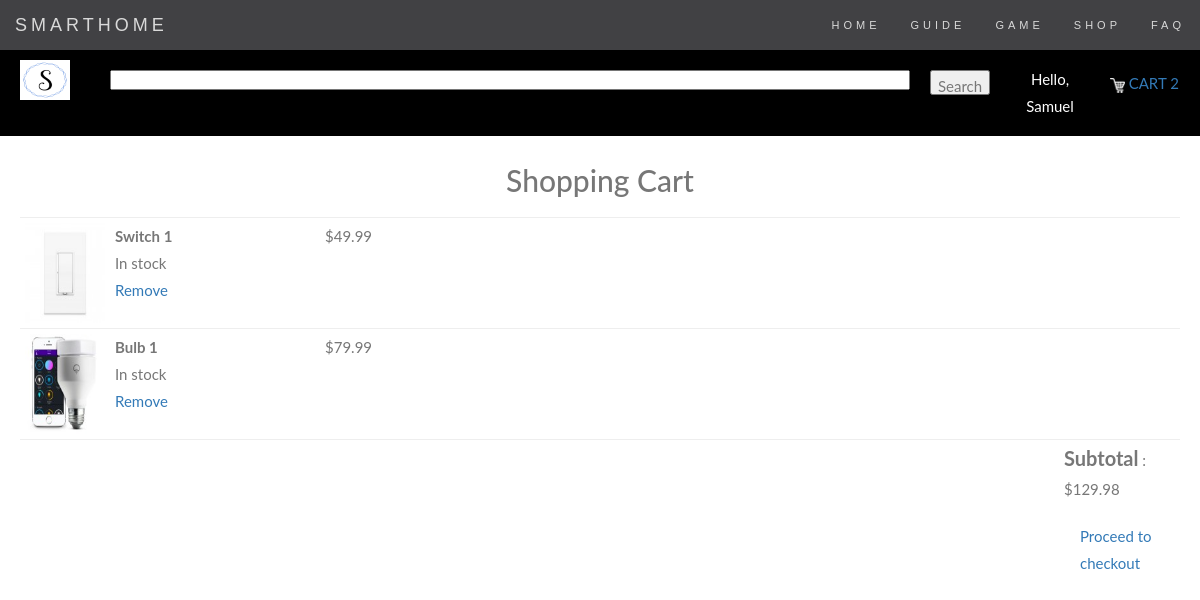
Page /cart/ (signed in) on the earlier database version.
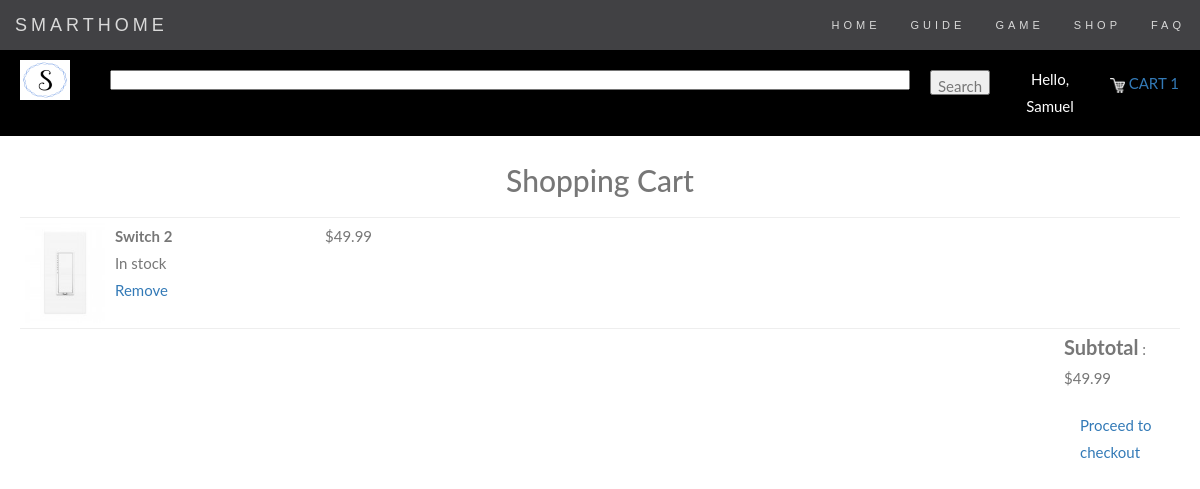
Same page on the later database version.
### tables this page shows
CREATE TABLE products
		(productId INTEGER PRIMARY KEY,
		name TEXT,
		price REAL,
		description TEXT,
		image TEXT,
		stock INTEGER,
		categoryId INTEGER,
		FOREIGN KEY(categoryId) REFERENCES categories(categoryId)
		);

### main.py (the view)
@app.route("/cart/")
def cart():
    if 'email' not in session:
        return redirect(url_for('loginForm'))
    loggedIn, firstName, noOfItems = getLoginDetails()
    email = session['email']
    with sqlite3.connect('database.db') as conn:
        cur = conn.cursor()
        cur.execute("SELECT userId FROM users WHERE email = ?", (email, ))
        userId = cur.fetchone()[0]
        cur.execute("SELECT products.productId, products.name, products.price, products.image FROM products, kart WHERE products.productId = kart.productId AND kart.userId = ?", (userId, ))
        products = cur.fetchall()
    totalPrice = 0
    for row in products:
        totalPrice += row[2]
    return render_template("cart.html", products = products, totalPrice=round(totalPrice, 2), loggedIn=loggedIn, firstName=firstName, noOfItems=noOfItems)

### main.py (called while the page is built)
def getLoginDetails():
    with sqlite3.connect('database.db') as conn:
        cur = conn.cursor()
        if 'email' not in session:
            loggedIn = False
            firstName = ''
            noOfItems = 0
        else:
            loggedIn = True
            cur.execute("SELECT userId, firstName FROM users WHERE email = ?", (session['email'], ))
            userId, firstName = cur.fetchone()
            cur.execute("SELECT count(productId) FROM kart WHERE userId = ?", (userId, ))
            noOfItems = cur.fetchone()[0]
    conn.close()
    return (loggedIn, firstName, noOfItems)

### templates/cart.html (shortened to what this page needs)
<!DOCTYPE HTML>
<html>
<head>
<link rel="stylesheet" href={{url_for('static', filename='css/cart.css')}} />
<link rel="stylesheet" href={{url_for('static', filename='css/topStyle.css') }} />
</head>
<body>
{% extends "layout.html" %}
{% block content %}
<div id="title">
	<a href="http://127.0.0.1:5000/shop/">
	<img id="logo" src= {{ url_for('static', filename='images/logo.jpg') }} />
	</a>
	<form>
		<input id="searchBox" type="text" name="searchQuery">
		<input id="searchButton" type="submit" value="Search">
	</form>
	{% if not loggedIn %}
		<div id="signInButton">
			<a class="link" href="/loginForm/">Sign In</a>
		</div>
	{% else %}
	<div class="dropdown">
		<button class="dropbtn">Hello, <br>{{firstName}}</button>
	</div>
	{% endif %}
	<div id="kart">
		<a class="link" href="/cart/">
		<img src={{url_for('static', filename='images/shoppingCart.png')}} id="cartIcon" />
		CART {{noOfItems}}
		</a>
	</div>
</div>
<div id="cartItems">
	<h2>Shopping Cart</h2>
	<div id="tableItems">
		{% for row in products %}
		<div>
			<hr id="seperator">
			<div id="itemImage">
				<img src={{url_for('static', filename='uploads/'+row[3])}} id="image"/>
			</div>
			<div id="itemName">
				<span id="itemNameTag">{{row[1]}}</span><br>
				In stock<br>
				<a href="/removeFromCart?productId={{row[0]}}">Remove</a>
			</div>
			<div id="itemPrice">
				${{row[2]}}
			</div>
		</div>
		{% endfor %}
		<hr id="seperator">
		<div id="total">
			<span id="subtotal">Subtotal</span> : ${{totalPrice}}
		</div>
	</div>
</div>
<div id="checkout">
	<a href="/checkout/">Proceed to checkout</a>
</div>
{% endblock %}

Differences in the rows shown:
no longer on this page (row unchanged): products: image (picture), name "Bulb 1", price "79.99"
changed products: image: a different picture; name "Switch 1" → "Switch 2"
Other differences:
{{ noOfItems }}: "2" → "1"
{{ totalPrice }}: "129.98" → "49.99"
